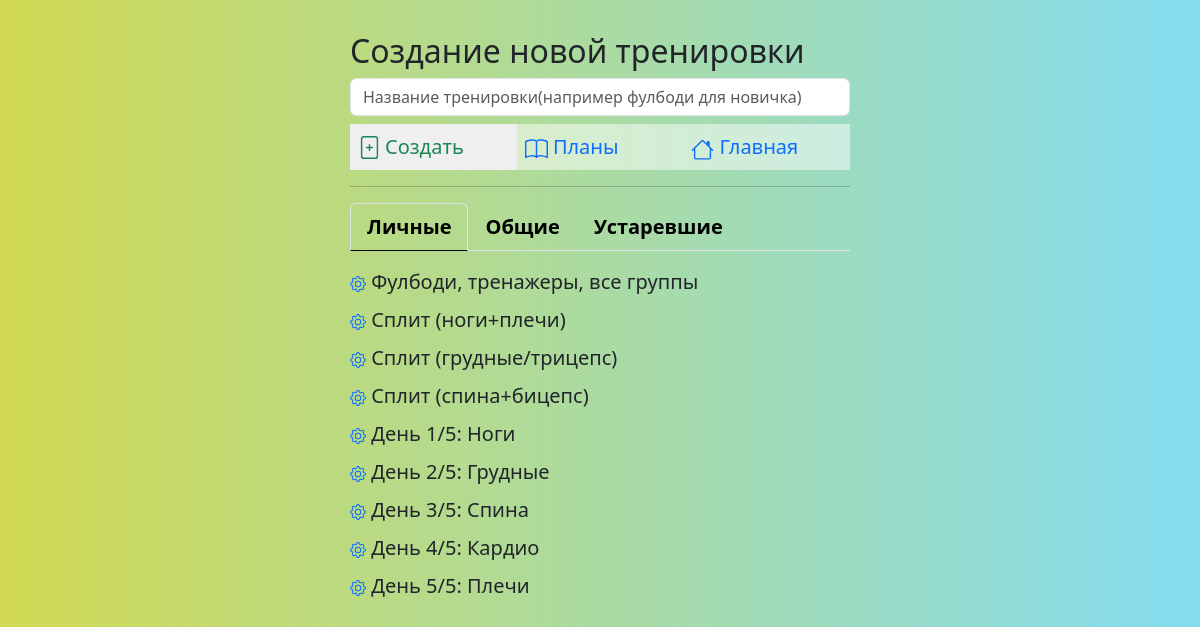
The app's page /new_train (signed in), older data.
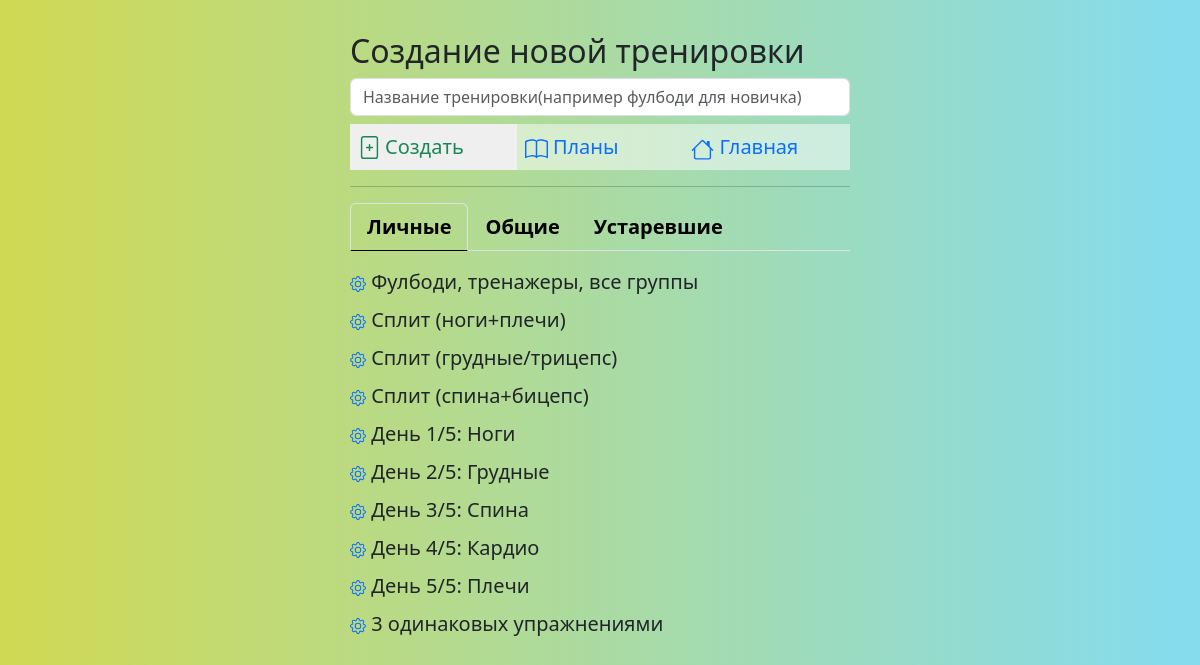
The same page, newer data.
### _models.py (models this page shows, shortened)
class User(db.Model, UserMixin):
    __tablename__ = 'users'
    id = db.Column(db.Integer, primary_key=True)
    name = db.Column(db.String(80), nullable=False, unique=True)
    password = db.Column(db.String(80), nullable=False)
    role = db.Column(db.String(80), nullable=False, default='user')
    email = db.Column(db.String(80), unique=True, nullable=False)
    language = db.Column(db.String(20), default='EN')
    preferences = db.Column(db.Text, default=[])
    date_registration = Column(db.DateTime)
    date_last_activity = Column(db.DateTime)
    trainings = relationship('UserTraining', back_populates='user')

class Training(db.Model):
    __tablename__ = 'trainings'
    training_id = db.Column(db.Integer, primary_key=True)
    name = db.Column(db.String(50), nullable=False)
    local_names = db.Column(db.Text)
    owner = db.Column(db.String(80), default='admin')
    exercises = relationship('Exercise', secondary='training_exercises', overlaps="trainings")
    user_trainings = relationship('UserTraining', back_populates='training', cascade='all, delete-orphan')
    plans = relationship('Plan', secondary='plan_trainings', back_populates='trainings')

### main.py (the view, shortened to what this page needs)
@app.route("/new_train", methods=['POST', 'GET'])
@login_required
def new_train():
    languages = config.LANGUAGES
    empty_locals = {lang: '' for lang in languages}
    if current_user.role != 'admin':
        conditions = or_(Training.owner == 'admin', Training.owner == current_user.name)
    else:
        conditions = or_(Training.owner == 'admin', Training.owner == 'old_training')
    trains_list = Training.query.filter(conditions).all()
    payload_data = [[train, json.loads(train.local_names) if train.local_names is not None else empty_locals] for train in trains_list]
    return render_template('new_train.html', trains_list=trains_list, payload_data=payload_data)

### _logic.py (called while the page is built)
def load_localization_dict():
    phrases = Localization.query.all()
    phrases_list = {}
    for phrase in phrases:
        translations_dict = json.loads(phrase.translations)
        phrases_list[phrase.key] = translations_dict
    return phrases_list

### main.py (called while the page is built)
@login_manager.user_loader
def load_user(user_id):
    return User.query.get(int(user_id))

@app.context_processor
def inject_local_dict():
    local_dict = load_localization_dict()
    return {'local_dict': local_dict}

### templates/new_train.html (shortened to what this page needs)
{% extends 'base.html' %}
{% block body %}
<div class="account-block pt-3">
    <div class="mt-3">
        <h2>{{local_dict['Create_new_workout'][current_user.language]}}</h2>
                        <form method="post">
                            <input type="text" name="train_name" id="train_name" class="form-control mb-2" required value="{{train_name}}" placeholder="{{local_dict['new_workout_placeholder'][current_user.language]}}">
                            <div class="mb-3 d-flex">
                                <div class="account-item fs-5 flex-grow-1 m-0 p-0">
                                    <button type="submit" class="submit-no-border text-success d-flex str-link p-2">
                                        {{local_dict['Create'][current_user.language]}}
                                    </button>
                                </div>
                                <div class="account-item fs-5 m-0 p-0">
                                         <a href="/plans_all" class="str-link link-underline link-underline-opacity-0 p-2">
                                             {{local_dict['Plans'][current_user.language]}}
                                         </a>
                                </div>
                                <div class="account-item fs-5 m-0 p-0 text-truncate">
                                         <a href="/" class="str-link link-underline link-underline-opacity-0 p-2">
                                             {{local_dict['Main'][current_user.language]}}
                                         </a>
                                </div>
                            </div>
                        </form>
        <hr>
        <ul class="nav nav-tabs mb-3 fs-5 fw-semibold" id="pills-tab" role="tablist">
            <li class="nav-item" role="presentation">
                <button class="nav-link active" id="user_trains-tab" data-bs-toggle="pill" data-bs-target="#user_trains" type="button" role="tab" aria-controls="user_trains" aria-selected="true">
                    {{local_dict['Personal'][current_user.language]}}
                </button>
            </li>
            <li class="nav-item" role="presentation">
                <button class="nav-link" id="pills-common-tab" data-bs-toggle="pill" data-bs-target="#common" type="button" role="tab" aria-controls="common" aria-selected="false">
                    {{local_dict['General'][current_user.language]}}
                </button>
            </li>
            {% if current_user.role == 'admin' %}
            <li class="nav-item" role="presentation">
                <button class="nav-link" id="pills-old-tab" data-bs-toggle="pill" data-bs-target="#old" type="button" role="tab" aria-controls="old" aria-selected="false">
                    {{local_dict['Old'][current_user.language]}}
                </button>
            </li>
            {% endif %}
        </ul>
        <div class="tab-content" id="tabContent">
            <div class="tab-pane fade show active" id="user_trains" role="tabpanel" aria-labelledby="pills-user_trains-tab" tabindex="0">
                    {% for data in payload_data %}
                        {% if data[0].owner == current_user.name %}
                            <div class="fs-5 mb-2 text-truncate">
                            <a href="/edit_train/{{data[0].training_id}}" class="link-underline link-underline-opacity-0">
                                <span class="text-dark">{{data[0].name}}</span>
                            </a>
                            </div>
                        {% endif %}
                    {% endfor %}
            </div>
        </div>
    </div>
</div>
{% endblock %}

### templates/base.html (shortened to what this page needs)
<!doctype html>
<html lang="ru">
<head>
    <link rel="stylesheet" href="{{ url_for('static', filename='css/bootstrap.min.css' )}}">
    <link rel="stylesheet" href="{{ url_for('static', filename='css/main.css' )}}">
    <link href="https://cdnjs.cloudflare.com/ajax/libs/select2/4.1.0-beta.1/css/select2.min.css" rel="stylesheet" />
</head>
<body>
    <div class="container">
        {% block body %}{% endblock %}
    </div>
</body>
</html>

### static/css/main.css (style rules this page uses)
body { background-image: linear-gradient(90deg, rgba(2,0,36,1) 0%, rgba(209,217,83,1) 0%, rgba(134,220,237,1) 98%); background-size: cover; background-repeat: no-repeat; background-attachment: fixed; }
.nav-link.active { background-color: rgba(0, 0, 0, 0.2); }
.str-link { display: inline-block; width: 100%; height: 100%; }
.nav-tabs .nav-item .nav-link { color: black; }
.nav-tabs .nav-item .nav-link.active { background-color: rgba(255,255,240, 0); border-bottom: solid black; border-width: 1px; }
.account-block { position: absolute; top: 0; left: 0; width:100%; max-width: 500px; left: 50%; transform: translateX(-50%); }
.account-item { width: 100%; background-color: rgba(255,255,255, 0.5); margin: 3px; padding: 7px; border: none; }
.submit-no-border { border: none; }

Row changes from the older to the newer data that the page shows:
added Training: name "3 одинаковых упражнениями"
